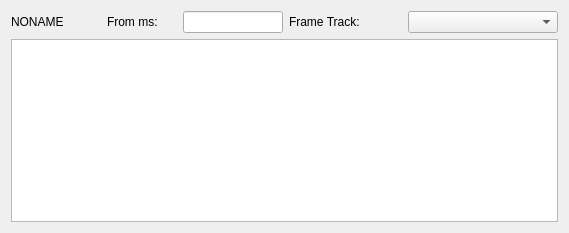
<?xml version="1.0" encoding="UTF-8"?>
<ui version="4.0">
 <class>SamplingWithFrameTrackInputWidget</class>
 <widget class="QWidget" name="SamplingWithFrameTrackInputWidget">
  <property name="geometry">
   <rect>
    <x>0</x>
    <y>0</y>
    <width>569</width>
    <height>233</height>
   </rect>
  </property>
  <property name="windowTitle">
   <string>Form</string>
  </property>
  <layout class="QGridLayout" name="gridLayout">
   <item row="0" column="0">
    <layout class="QVBoxLayout" name="verticalLayout">
     <item>
      <layout class="QHBoxLayout" name="horizontalLayout">
       <item>
        <widget class="QLabel" name="title_">
         <property name="minimumSize">
          <size>
           <width>90</width>
           <height>0</height>
          </size>
         </property>
         <property name="maximumSize">
          <size>
           <width>90</width>
           <height>16777215</height>
          </size>
         </property>
         <property name="text">
          <string>NONAME</string>
         </property>
        </widget>
       </item>
       <item>
        <widget class="QLabel" name="label_2">
         <property name="maximumSize">
          <size>
           <width>70</width>
           <height>16777215</height>
          </size>
         </property>
         <property name="text">
          <string>From ms:</string>
         </property>
        </widget>
       </item>
       <item>
        <widget class="QLineEdit" name="start_ms_">
         <property name="minimumSize">
          <size>
           <width>100</width>
           <height>0</height>
          </size>
         </property>
         <property name="maximumSize">
          <size>
           <width>100</width>
           <height>16777215</height>
          </size>
         </property>
        </widget>
       </item>
       <item>
        <widget class="QLabel" name="label_3">
         <property name="maximumSize">
          <size>
           <width>150</width>
           <height>16777215</height>
          </size>
         </property>
         <property name="text">
          <string>Frame Track:</string>
         </property>
        </widget>
       </item>
       <item>
        <widget class="QComboBox" name="frame_track_">
         <property name="minimumSize">
          <size>
           <width>150</width>
           <height>0</height>
          </size>
         </property>
        </widget>
       </item>
      </layout>
     </item>
     <item>
      <widget class="QListView" name="comparison_thread_list_">
       <property name="sizePolicy">
        <sizepolicy hsizetype="Expanding" vsizetype="Expanding">
         <horstretch>0</horstretch>
         <verstretch>0</verstretch>
        </sizepolicy>
       </property>
       <property name="maximumSize">
        <size>
         <width>16777215</width>
         <height>200</height>
        </size>
       </property>
      </widget>
     </item>
    </layout>
   </item>
  </layout>
 </widget>
 <resources/>
 <connections/>
</ui>
